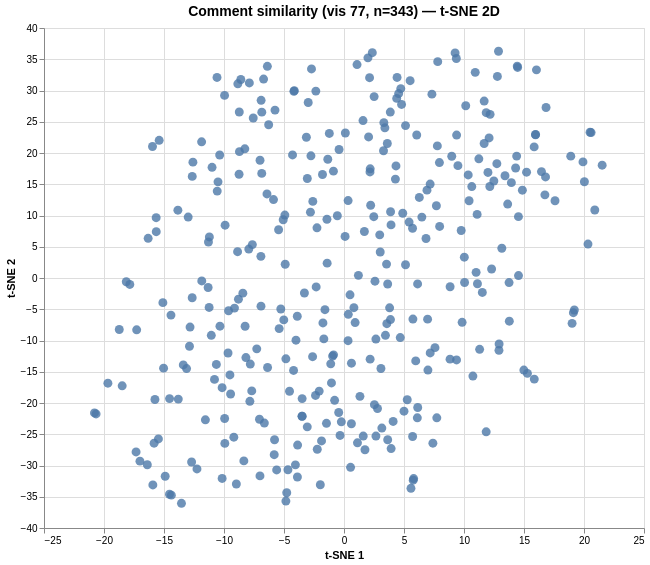

Write the Vega-Lite specification saved for this chart.
### Vega specification from a JSON file in a GitHub repository (floating-point values rounded to 4 significant figures; data arrays with more than 128 entries replaced by an {"elided": "..."} marker saying what was removed)
{"$schema": "https://vega.github.io/schema/vega/v6.json", "data": [{"name": "param_1e9efca18e7a2868_store"}, {"name": "source_0", "values": {"elided": "343 records"}}, {"name": "source_0_x_domain_dim_1", "values": [{"min": -20.8, "max": 21.51}]}, {"name": "source_0_y_domain_dim_2", "values": [{"min": -36.05, "max": 36.28}]}], "signals": [{"name": "unit", "value": {}, "on": [{"events": "pointermove", "update": "isTuple(group()) ? group() : unit"}]}, {"name": "param_1e9efca18e7a2868", "update": "vlSelectionResolve(\"param_1e9efca18e7a2868_store\", \"union\")"}, {"name": "param_1e9efca18e7a2868_dim_1", "on": [{"events": [{"source": "view", "type": "dblclick"}], "update": "null"}, {"events": {"signal": "param_1e9efca18e7a2868_translate_delta"}, "update": "panLinear(param_1e9efca18e7a2868_translate_anchor.extent_x, -param_1e9efca18e7a2868_translate_delta.x / width)"}, {"events": {"signal": "param_1e9efca18e7a2868_zoom_delta"}, "update": "zoomLinear(domain(\"x\"), param_1e9efca18e7a2868_zoom_anchor.x, param_1e9efca18e7a2868_zoom_delta)"}]}, {"name": "param_1e9efca18e7a2868_dim_2", "on": [{"events": [{"source": "view", "type": "dblclick"}], "update": "null"}, {"events": {"signal": "param_1e9efca18e7a2868_translate_delta"}, "update": "panLinear(param_1e9efca18e7a2868_translate_anchor.extent_y, param_1e9efca18e7a2868_translate_delta.y / height)"}, {"events": {"signal": "param_1e9efca18e7a2868_zoom_delta"}, "update": "zoomLinear(domain(\"y\"), param_1e9efca18e7a2868_zoom_anchor.y, param_1e9efca18e7a2868_zoom_delta)"}]}, {"name": "param_1e9efca18e7a2868_tuple", "on": [{"events": [{"signal": "param_1e9efca18e7a2868_dim_1 || param_1e9efca18e7a2868_dim_2"}], "update": "param_1e9efca18e7a2868_dim_1 && param_1e9efca18e7a2868_dim_2 ? {unit: \"\", fields: param_1e9efca18e7a2868_tuple_fields, values: [param_1e9efca18e7a2868_dim_1,param_1e9efca18e7a2868_dim_2]} : null"}]}, {"name": "param_1e9efca18e7a2868_tuple_fields", "value": [{"field": "dim_1", "channel": "x", "type": "R"}, {"field": "dim_2", "channel": "y", "type": "R"}]}, {"name": "param_1e9efca18e7a2868_translate_anchor", "value": {}, "on": [{"events": [{"source": "scope", "type": "pointerdown"}], "update": "{x: x(unit), y: y(unit), extent_x: domain(\"x\"), extent_y: domain(\"y\")}"}]}, {"name": "param_1e9efca18e7a2868_translate_delta", "value": {}, "on": [{"events": [{"source": "window", "between": [{"source": "scope", "type": "pointerdown"}, {"source": "window", "type": "pointerup"}], "type": "pointermove", "consume": true}], "update": "{x: param_1e9efca18e7a2868_translate_anchor.x - x(unit), y: param_1e9efca18e7a2868_translate_anchor.y - y(unit)}"}]}, {"name": "param_1e9efca18e7a2868_zoom_anchor", "on": [{"events": [{"source": "scope", "consume": true, "type": "wheel"}], "update": "{x: invert(\"x\", x(unit)), y: invert(\"y\", y(unit))}"}]}, {"name": "param_1e9efca18e7a2868_zoom_delta", "on": [{"events": [{"source": "scope", "type": "wheel", "consume": true}], "update": "pow(1.001, event.deltaY * pow(16, event.deltaMode))", "force": true}]}, {"name": "param_1e9efca18e7a2868_modify", "on": [{"events": {"signal": "param_1e9efca18e7a2868_tuple"}, "update": "modify(\"param_1e9efca18e7a2868_store\", param_1e9efca18e7a2868_tuple, true)"}]}], "marks": [{"type": "symbol", "name": "marks", "from": {"data": "source_0"}, "encode": {"update": {"x": {"field": "dim_1", "scale": "x"}, "opacity": {"value": 0.8}, "tooltip": {"signal": "{\"Comment #\": format(datum[\"index\"], \"\"), \"Comment\": isValid(datum[\"comment\"]) ? datum[\"comment\"] : \"\"+datum[\"comment\"]}"}, "size": {"value": 80}, "shape": {"value": "circle"}, "y": {"field": "dim_2", "scale": "y"}, "fill": {"value": "#4c78a8"}}}, "interactive": true, "clip": true, "style": ["circle"]}], "scales": [{"name": "x", "type": "linear", "domain": [{"signal": "(data(\"source_0_x_domain_dim_1\")[0] || {}).min"}, {"signal": "(data(\"source_0_x_domain_dim_1\")[0] || {}).max"}], "range": [0, {"signal": "width"}], "zero": true, "nice": true, "domainRaw": {"signal": "param_1e9efca18e7a2868[\"dim_1\"]"}}, {"name": "y", "type": "linear", "domain": [{"signal": "(data(\"source_0_y_domain_dim_2\")[0] || {}).min"}, {"signal": "(data(\"source_0_y_domain_dim_2\")[0] || {}).max"}], "range": [{"signal": "height"}, 0], "nice": true, "zero": true, "domainRaw": {"signal": "param_1e9efca18e7a2868[\"dim_2\"]"}}], "axes": [{"scale": "x", "orient": "bottom", "zindex": 0, "domain": false, "gridScale": "y", "labels": false, "maxExtent": 0, "minExtent": 0, "aria": false, "ticks": false, "tickCount": {"signal": "ceil(width/40)"}, "grid": true}, {"scale": "y", "domain": false, "aria": false, "orient": "left", "zindex": 0, "maxExtent": 0, "minExtent": 0, "grid": true, "ticks": false, "labels": false, "gridScale": "x", "tickCount": {"signal": "ceil(height/40)"}}, {"scale": "x", "grid": false, "title": "t-SNE 1", "labelOverlap": true, "labelFlush": true, "zindex": 0, "orient": "bottom", "tickCount": {"signal": "ceil(width/40)"}}, {"scale": "y", "zindex": 0, "grid": false, "title": "t-SNE 2", "orient": "left", "labelOverlap": true, "tickCount": {"signal": "ceil(height/40)"}}], "title": {"text": "Comment similarity (vis 77, n=343) — t-SNE 2D", "frame": "group", "fontSize": 14}, "width": 600, "padding": 5, "height": 500, "style": "cell", "background": "white"}
